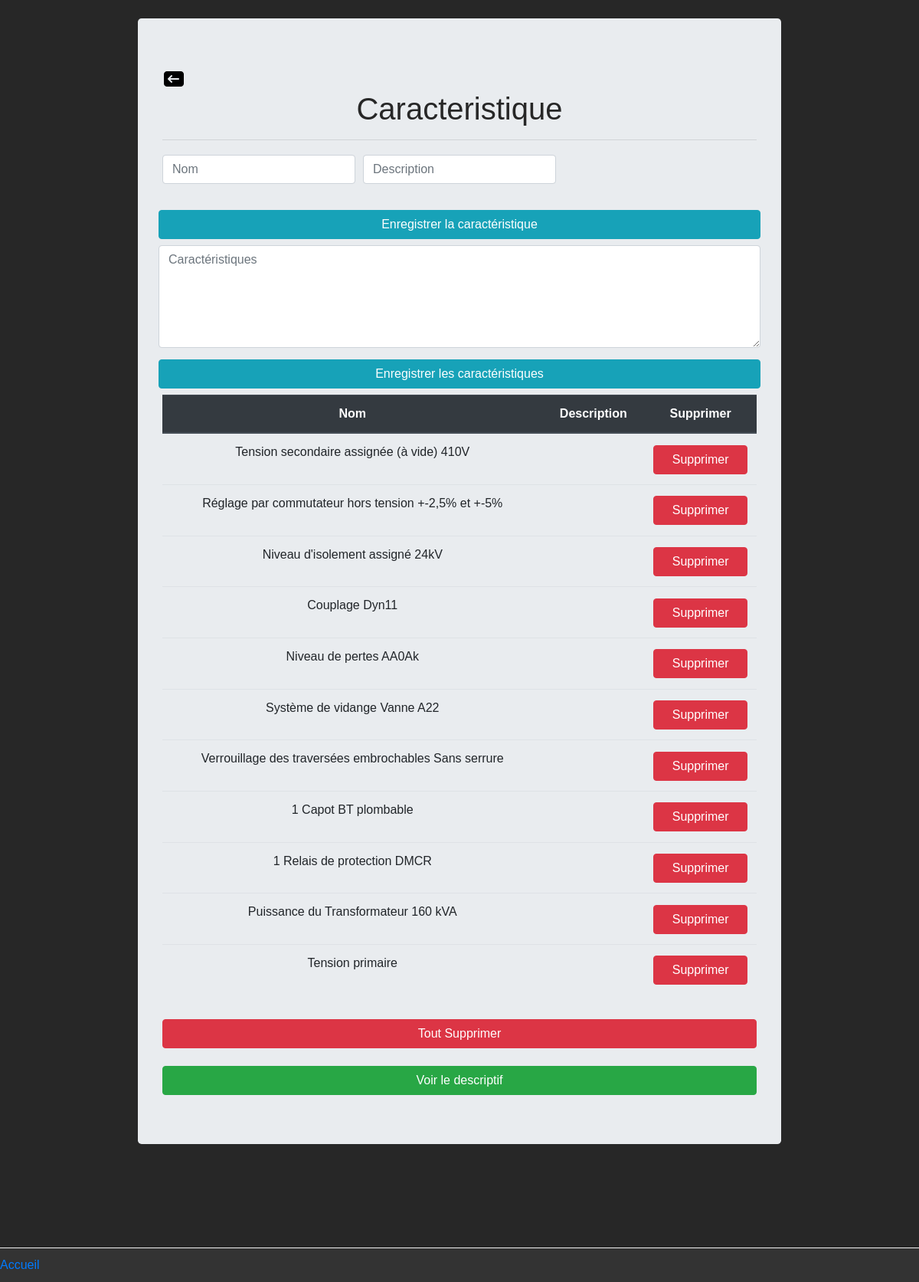
/page/bdd/caracteristiquebdd.php?id=1, run on the app's committed database.
### tables this page shows
CREATE TABLE `caracteristiquearticle` (
  `idArticle` int(11) NOT NULL,
  `nom` varchar(255) NOT NULL,
  `description` varchar(255) NOT NULL
);

### controller/RecupData.php (called while the page is built, shortened)
<?php
class RecupData
{
    public static function getCaracteristiqueById($article)
    {
        $bdd = new PDO('mysql:host=localhost;dbname=chiffrage;','root','');
        $req = "SELECT * FROM caracteristiquearticle WHERE idArticle = " . $article;
        return $bdd->query($req)->fetchAll(PDO::FETCH_OBJ);
    }
}

### page/bdd/caracteristiquebdd.php (the view, shortened to what this page needs)
<?php
include_once('../../Controller/RecupData.php');
$lesCaracteristiques = RecupData::getCaracteristiqueById($_GET['id']);
?>
<!DOCTYPE html>
<html lang="en">
    <head>
        <link rel="stylesheet" href="../../css/bootstrap.min.css">
        <link rel="stylesheet" href="../../css/style.css">
    </head>
    <body>
        <div class="jumbotron">
            <a href="articlebdd.php"><img src="../../img/retour.png"/></a>
            <h1>
                Caracteristique
            </h1>
            <hr>
            <form action="../../Controller/Post/bdd/Caracteristiquebddadd_post.php" method="post">
                <div class="form-row">
                    <div class="col-md-4 mb-3"><input type="text" class="form-control" name="nom" placeholder="Nom"></div>
                    <div class="col-md-4 mb-3"><input type="text" class="form-control" name="description" placeholder="Description"></div>
                    <input type="submit" class="btn btn-info" value="Enregistrer la caractéristique">
                </div>
            </form>
            <form action="../../Controller/Post/bdd/Caracteristiquebddaddtextarea_post.php" method="post">
                <div class="form-row">
                    <textarea name="caracteristique" class="form-control" placeholder="Caractéristiques" cols="30" rows="5"></textarea>
                    <input type="submit" class="btn btn-info" value="Enregistrer les caractéristiques">
                </div>
            </form>
            <div style="overflow-x:auto;">
            <table class="table">
                <thead class="thead-dark">
                <tr>
                    <th scope="col">Nom</th>
                    <th scope="col">Description</th>
                    <th scope="col">Supprimer</th>
                </tr>
                </thead>
                <?php
                foreach($lesCaracteristiques as $uneCaracteristique)
                {
                    ?>
                    <form action="../../Controller/Post/bdd/Caracteristiquebdddel_post.php" method="post">
                    <tbody>
                        <tr>
                            <td><?php echo $uneCaracteristique->nom ?></td>
                            <td><?php echo $uneCaracteristique->description ?></td>
                            <td><input type="submit" class="btn btn-danger" value="Supprimer"></td>
                        </tr>
                    </tbody>
                    </form>
                    <?php
                    }
                ?>
            </table>
            <form action="../../Controller/Post/bdd/Caracteristiquebdddelall_post.php" method="post">
                <input type="submit" class="btn btn-danger" style="width: 100%;" value="Tout Supprimer">
            </form>
            <a href="descriptifarticlebdd.php?id=<?php echo $_GET['id'] ?>" class="btn btn-success">Voir le descriptif</a>
            </div>
        </div>
    </body>
    <div class="footer">
        <a href="../../index.php" style="float: left;">Accueil</a>
    </div>
</html>

### css/style.css (style rules this page uses)
body { margin: 0; margin-top: 2%; margin-bottom: 2%; background: #272727; color: #272727; font-family: Arial, Helvetica, sans-serif; }
h1 { text-align: center; }
.footer { position: fixed; bottom: 0; width:100%; background:#333; color: #f2f2f2; border-top: 1px solid #f2f2f2; padding-top: 10px; padding-bottom: 10px; text-align: center; }
.jumbotron { width: 70%; margin: auto; margin-bottom: 15%; }
.btn { width: 100%; margin-top: 2%; }
input { margin-top: 1%; margin-bottom: 1%; }
table { text-align: center; }

### data on the page
caracteristiquearticle: nom "Tension secondaire assignée (à vide) 410V"
caracteristiquearticle: nom "Réglage par commutateur hors tension +-2,5% et +-5%"
caracteristiquearticle: nom "Niveau d'isolement assigné 24kV"
caracteristiquearticle: nom "Couplage Dyn11"
caracteristiquearticle: nom "Niveau de pertes AA0Ak"
caracteristiquearticle: nom "Système de vidange Vanne A22"
caracteristiquearticle: nom "Verrouillage des traversées embrochables Sans serrure"
caracteristiquearticle: nom "1 Capot BT plombable"
caracteristiquearticle: nom "1 Relais de protection DMCR"
caracteristiquearticle: nom "Puissance du Transformateur 160 kVA"
caracteristiquearticle: nom "Tension primaire"
